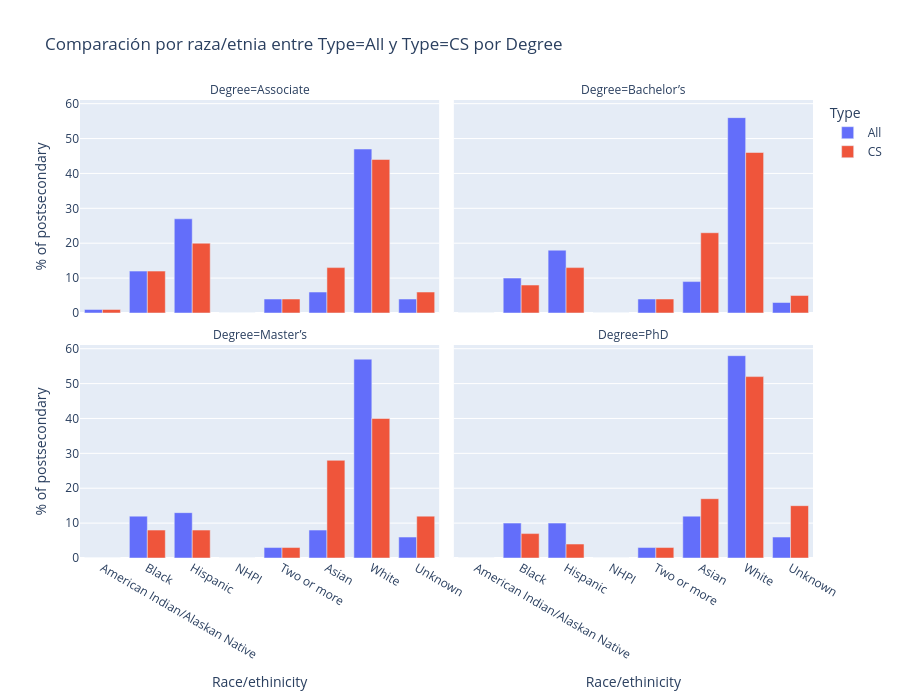

The cell this chart's notebook holds for it:
### Code cell
# Visualización interactiva con Plotly
interactive_distribution_figure = px.bar(
    education_dataset,
    x="Race/ethinicity",
    y="% of postsecondary",
    color="Type",
    barmode="group",
    facet_col="Degree",
    facet_col_wrap=2,
    title="Comparación por raza/etnia entre Type=All y Type=CS por Degree",
)
interactive_distribution_figure.update_layout(height=700)
interactive_distribution_figure.show()

print(
    "Interpretación: La brecha entre All y CS cambia según el nivel de Degree; "
    "las diferencias más marcadas aparecen en los grupos Asian, Hispanic y Unknown."
)

### Figure 1 — Plotly figure (JSON) as saved in the notebook; plotly's stock layout.template omitted (floating-point values rounded to 4 significant figures)
{"data": [{"alignmentgroup": "True", "hovertemplate": "Type=All<br>Degree=Associate<br>Race/ethinicity=%{x}<br>% of postsecondary=%{y}<extra></extra>", "legendgroup": "All", "marker": {"color": "#636efa", "pattern": {"shape": ""}}, "name": "All", "offsetgroup": "All", "orientation": "v", "showlegend": true, "textposition": "auto", "type": "bar", "x": ["American Indian/Alaskan Native", "Black", "Hispanic", "NHPI", "Two or more", "Asian", "White", "Unknown"], "xaxis": "x3", "y": [1.0, 12.0, 27.0, 0.0, 4.0, 6.0, 47.0, 4.0], "yaxis": "y3"}, {"alignmentgroup": "True", "hovertemplate": "Type=All<br>Degree=Bachelor’s<br>Race/ethinicity=%{x}<br>% of postsecondary=%{y}<extra></extra>", "legendgroup": "All", "marker": {"color": "#636efa", "pattern": {"shape": ""}}, "name": "All", "offsetgroup": "All", "orientation": "v", "showlegend": false, "textposition": "auto", "type": "bar", "x": ["American Indian/Alaskan Native", "Black", "Hispanic", "NHPI", "Two or more", "Asian", "White", "Unknown"], "xaxis": "x4", "y": [0.0, 10.0, 18.0, 0.0, 4.0, 9.0, 56.0, 3.0], "yaxis": "y4"}, {"alignmentgroup": "True", "hovertemplate": "Type=All<br>Degree=Master’s<br>Race/ethinicity=%{x}<br>% of postsecondary=%{y}<extra></extra>", "legendgroup": "All", "marker": {"color": "#636efa", "pattern": {"shape": ""}}, "name": "All", "offsetgroup": "All", "orientation": "v", "showlegend": false, "textposition": "auto", "type": "bar", "x": ["American Indian/Alaskan Native", "Black", "Hispanic", "NHPI", "Two or more", "Asian", "White", "Unknown"], "xaxis": "x", "y": [0.0, 12.0, 13.0, 0.0, 3.0, 8.0, 57.0, 6.0], "yaxis": "y"}, {"alignmentgroup": "True", "hovertemplate": "Type=All<br>Degree=PhD<br>Race/ethinicity=%{x}<br>% of postsecondary=%{y}<extra></extra>", "legendgroup": "All", "marker": {"color": "#636efa", "pattern": {"shape": ""}}, "name": "All", "offsetgroup": "All", "orientation": "v", "showlegend": false, "textposition": "auto", "type": "bar", "x": ["American Indian/Alaskan Native", "Black", "Hispanic", "NHPI", "Two or more", "Asian", "White", "Unknown"], "xaxis": "x2", "y": [0.0, 10.0, 10.0, 0.0, 3.0, 12.0, 58.0, 6.0], "yaxis": "y2"}, {"alignmentgroup": "True", "hovertemplate": "Type=CS<br>Degree=Associate<br>Race/ethinicity=%{x}<br>% of postsecondary=%{y}<extra></extra>", "legendgroup": "CS", "marker": {"color": "#EF553B", "pattern": {"shape": ""}}, "name": "CS", "offsetgroup": "CS", "orientation": "v", "showlegend": true, "textposition": "auto", "type": "bar", "x": ["American Indian/Alaskan Native", "Black", "Hispanic", "NHPI", "Two or more", "Asian", "White", "Unknown"], "xaxis": "x3", "y": [1.0, 12.0, 20.0, 0.0, 4.0, 13.0, 44.0, 6.0], "yaxis": "y3"}, {"alignmentgroup": "True", "hovertemplate": "Type=CS<br>Degree=Bachelor’s<br>Race/ethinicity=%{x}<br>% of postsecondary=%{y}<extra></extra>", "legendgroup": "CS", "marker": {"color": "#EF553B", "pattern": {"shape": ""}}, "name": "CS", "offsetgroup": "CS", "orientation": "v", "showlegend": false, "textposition": "auto", "type": "bar", "x": ["American Indian/Alaskan Native", "Black", "Hispanic", "NHPI", "Two or more", "Asian", "White", "Unknown"], "xaxis": "x4", "y": [0.0, 8.0, 13.0, 0.0, 4.0, 23.0, 46.0, 5.0], "yaxis": "y4"}, {"alignmentgroup": "True", "hovertemplate": "Type=CS<br>Degree=Master’s<br>Race/ethinicity=%{x}<br>% of postsecondary=%{y}<extra></extra>", "legendgroup": "CS", "marker": {"color": "#EF553B", "pattern": {"shape": ""}}, "name": "CS", "offsetgroup": "CS", "orientation": "v", "showlegend": false, "textposition": "auto", "type": "bar", "x": ["American Indian/Alaskan Native", "Black", "Hispanic", "NHPI", "Two or more", "Asian", "White", "Unknown"], "xaxis": "x", "y": [0.0, 8.0, 8.0, 0.0, 3.0, 28.0, 40.0, 12.0], "yaxis": "y"}, {"alignmentgroup": "True", "hovertemplate": "Type=CS<br>Degree=PhD<br>Race/ethinicity=%{x}<br>% of postsecondary=%{y}<extra></extra>", "legendgroup": "CS", "marker": {"color": "#EF553B", "pattern": {"shape": ""}}, "name": "CS", "offsetgroup": "CS", "orientation": "v", "showlegend": false, "textposition": "auto", "type": "bar", "x": ["American Indian/Alaskan Native", "Black", "Hispanic", "NHPI", "Two or more", "Asian", "White", "Unknown"], "xaxis": "x2", "y": [0.0, 7.0, 4.0, 0.0, 3.0, 17.0, 52.0, 15.0], "yaxis": "y2"}], "layout": {"annotations": [{"font": {}, "showarrow": false, "text": "Degree=Master’s", "x": 0.245, "xanchor": "center", "xref": "paper", "y": 0.465, "yanchor": "bottom", "yref": "paper"}, {"font": {}, "showarrow": false, "text": "Degree=PhD", "x": 0.755, "xanchor": "center", "xref": "paper", "y": 0.465, "yanchor": "bottom", "yref": "paper"}, {"font": {}, "showarrow": false, "text": "Degree=Associate", "x": 0.245, "xanchor": "center", "xref": "paper", "y": 1.0, "yanchor": "bottom", "yref": "paper"}, {"font": {}, "showarrow": false, "text": "Degree=Bachelor’s", "x": 0.755, "xanchor": "center", "xref": "paper", "y": 1.0, "yanchor": "bottom", "yref": "paper"}], "barmode": "group", "height": 700, "legend": {"title": {"text": "Type"}, "tracegroupgap": 0}, "title": {"text": "Comparación por raza/etnia entre Type=All y Type=CS por Degree"}, "xaxis": {"anchor": "y", "domain": [0, 0.49], "title": {"text": "Race/ethinicity"}}, "xaxis2": {"anchor": "y2", "domain": [0.51, 1], "matches": "x", "title": {"text": "Race/ethinicity"}}, "xaxis3": {"anchor": "y3", "domain": [0, 0.49], "matches": "x", "showticklabels": false}, "xaxis4": {"anchor": "y4", "domain": [0.51, 1], "matches": "x", "showticklabels": false}, "yaxis": {"anchor": "x", "domain": [0, 0.465], "title": {"text": "% of postsecondary"}}, "yaxis2": {"anchor": "x2", "domain": [0, 0.465], "matches": "y", "showticklabels": false}, "yaxis3": {"anchor": "x3", "domain": [0.535, 1.0], "matches": "y", "title": {"text": "% of postsecondary"}}, "yaxis4": {"anchor": "x4", "domain": [0.535, 1.0], "matches": "y", "showticklabels": false}}}
